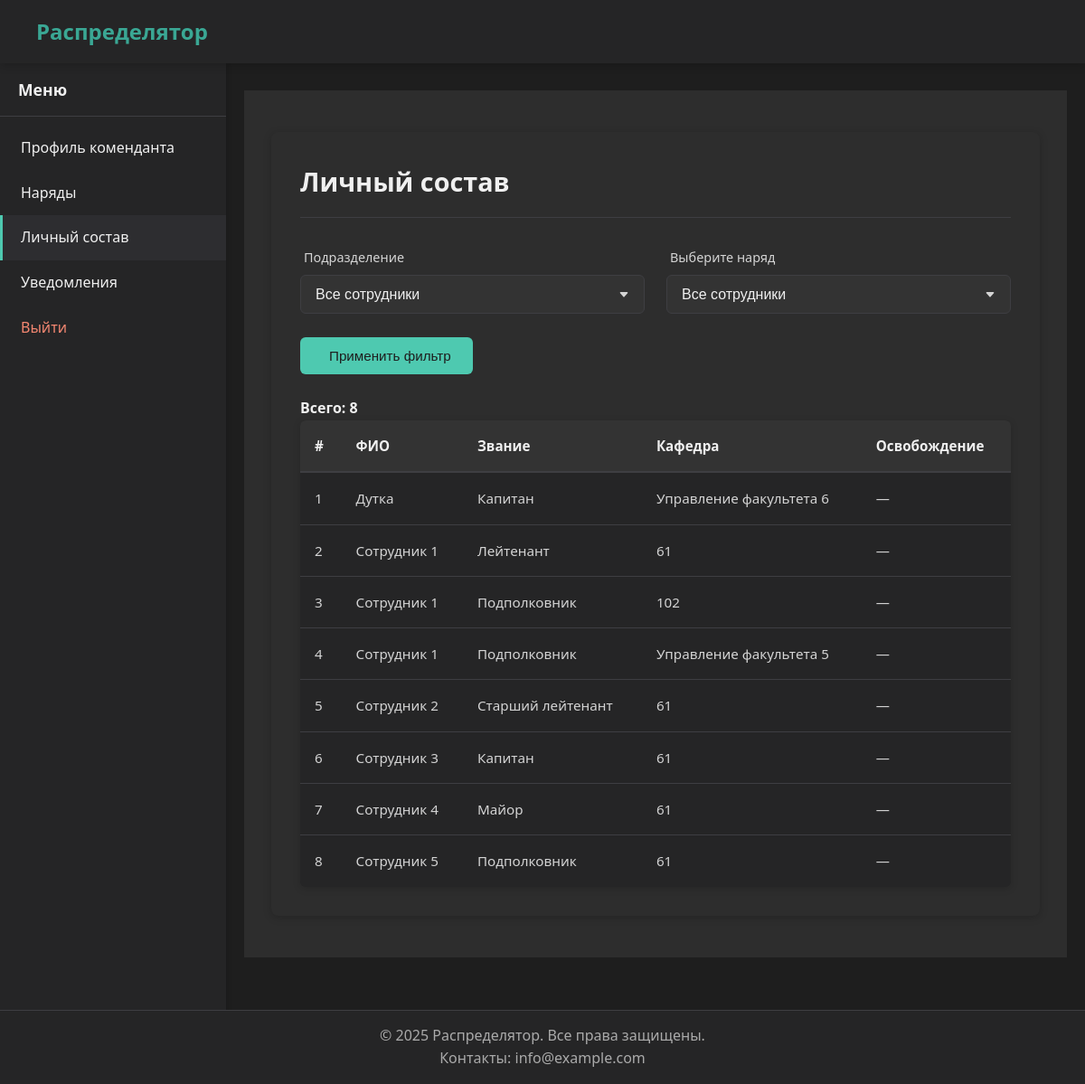
The page /commandant/staff/ (signed in) on the database its author committed.
### people/models.py (models this page shows, shortened)
class People(models.Model):
    full_name = models.CharField('ФИО', max_length=100)
    faculty = models.ForeignKey(
        Faculty,
        verbose_name='Факультет',
        on_delete=models.SET_NULL,
        null=True,
        blank=True
    )
    department = models.ForeignKey(
        Department,
        verbose_name='Кафедра',
        on_delete=models.SET_NULL,
        null=True,
        blank=True
    )
    rank = models.ForeignKey(
        Rank,
        verbose_name='Звание',
        on_delete=models.PROTECT
    )
    last_duty_date = models.DateField(
        'Дата последнего наряда',
        null=True,
        blank=True
    )
    workload = models.FloatField(
        'Нагрузка',
        default=0.0
    )
    class Meta:
        verbose_name = 'Человек'
        verbose_name_plural = 'Люди'
        ordering = ['full_name']

### rank/models.py (models this page shows)
class Rank(models.Model):
    rank = models.CharField('Звание', max_length=30, unique=True)
    class Meta:
        verbose_name = 'Звание'
        verbose_name_plural = 'Звания'
    def __str__(self):
        return self.rank

### unit/models.py (models this page shows)
class Department(models.Model):
    name = models.CharField(max_length=20, verbose_name="Название кафедры", unique=True)
    faculty = models.ForeignKey(
        'Faculty',
        on_delete=models.SET_NULL,
        null=True,
        blank=True,
        verbose_name="Факультет",
        related_name="departments"
    )
    class Meta:
        verbose_name = 'Кафедра'
        verbose_name_plural = 'Кафедры'
    def __str__(self):
        if self.faculty:
            return f"{self.name}"
        return self.name

### commandant/views.py (the view, shortened to what this page needs)
# urls.py: path('staff/', views.CommandantStaffListView.as_view(), name='staff'),
class CommandantStaffListView(IsCommandantMixin, TemplateView):
    template_name = 'profiles/commandant/staff/list.html'
    def get_context_data(self, **kwargs):
        context = super().get_context_data(**kwargs)
        unit_id = self.request.GET.get('unit')  # может быть id факультета или кафедры
        duty_id = self.request.GET.get('duty')
        faculties = Faculty.objects.annotate(
            staff_count=Count('departments__people')
        ).order_by('name')
        departments_without_faculty = Department.objects.filter(faculty__isnull=True).annotate(
            staff_count=Count('people')
        ).order_by('name')
        units = []
        for f in faculties:
            unit_entry = {
                'type': 'faculty',
                'id': f'id_f_{f.id}',
                'name': f'{f.name} факультет',
                'staff_count': f.staff_count,
                'is_selected': f'id_f_{f.id}' == unit_id,
            }
            units.append(unit_entry)
        for d in departments_without_faculty:
            unit_entry = {
                'type': 'department',
                'id': f'id_d_{d.id}',
                'name': f'{d.name} кафедра',
                'staff_count': d.staff_count,
                'is_selected': f'id_d_{d.id}' == unit_id,
            }
            units.append(unit_entry)
        staff = People.objects.select_related('department', 'rank')
        if duty_id:
            staff = staff.filter(department_duty_permissions__duty_id=duty_id).distinct()
        today = timezone.now().date()
        table_items = []
        for idx, person in enumerate(staff, start=1):
            missing = DepartmentMissing.objects.filter(
                person=person,
                start_date__lte=today,
                end_date__gte=today
            ).first()
            missing_info = '-'
            if missing:
                missing_info = f"{missing.get_reason_display()} ({missing.start_date.strftime('%d.%m')} – {missing.end_date.strftime('%d.%m')})"
            dept_name = str(person.department) if person.department else (
                f'Управление факультета {person.faculty}' if person.faculty else '-'
            )
            table_items.append({
                'url': reverse('commandant:staff_detail', args=[person.pk]),
                'fields': [
                    {'value': idx},
                    {'value': person.full_name},
                    {'value': str(person.rank) if person.rank else '-'},
                    {'value': dept_name},
                    {'value': missing_info}
                ]
            })
        headers = [
            {'label': '#'},
            {'label': 'ФИО'},
            {'label': 'Звание'},
            {'label': 'Кафедра'},
            {'label': 'Освобождение'}
        ]
        context.update({
            'headers': headers,
            'table_items': table_items,
            'units': units,
            'duties': Duty.objects.filter(is_commandant=True),
            'selected_unit': unit_id,
            'selected_duty': duty_id,
            'total_people': len(table_items),
        })
        return context

### core/mixins.py (called while the page is built)
    def dispatch(self, request, *args, **kwargs):
        if not request.user.is_authenticated:
            messages.warning(request, _("Для доступа необходимо авторизоваться"))
            return redirect(self.login_url)
        if not request.user.groups.filter(name='Комендант').exists():
            messages.warning(request, self.permission_denied_message)
            return redirect('home')
        return super().dispatch(request, *args, **kwargs)

### core/utils.py (called while the page is built)
def get_user_type(user):
    if user.is_superuser:
        return 'admin'
    groups = list(user.groups.values_list('name', flat=True))
    if 'Комендант' in groups:
        return 'commandant'
    elif 'Факультет' in groups:
        return 'faculty'
    elif 'Кафедра' in groups:
        return 'department'
    return None

### people/templatetags/extras.py (called while the page is built)
@register.filter(name='str_equal')
def str_equal(value, arg):
    return str(value) == str(arg)

### unit/models.py (called while the page is built)
    def __str__(self):
        return self.name

### templates/profiles/commandant/staff/list.html (shortened to what this page needs)
{% extends "base_account.html" %}
{% load static %}
{% load extras %}
{% block extra_head %}
<link rel="stylesheet" href="{% static 'css/forms.css' %}">
<link rel="stylesheet" href="{% static 'css/department.css' %}">
{% endblock %}
{% block account_content %}
<div class="department-staff-container">
    <div class="header-with-button">
        <h1>Личный состав</h1>
    </div>
    <div class="filter-bar">
        <form method="get" class="filter-form">
            <div class="form-row">
                <div class="form-group">
                    <label for="unit">Подразделение</label>
                    <select name="unit" id="unit" class="form-control">
                        <option value="">Все сотрудники</option>
                    </select>
                </div>
                <div class="form-group">
                    <label for="duty">Выберите наряд</label>
                    <select name="duty" id="duty" class="form-control">
                        <option value="">Все сотрудники</option>
                    </select>
                </div>
            </div>
            <br>
            <button type="submit" class="btn btn-primary">
                 Применить фильтр
            </button>
        </form>
    </div>
    <br>
    {% if table_items %}
        <p><strong>Всего: {{ total_people }}</strong></p>
        {% include "components/table.html" with headers=headers items=table_items class="staff-table" %}
    {% else %}
    <div class="empty-message">
        <p>Сотрудников не найдено</p>
    </div>
    {% endif %}
</div>
{% endblock %}

### templates/components/table.html (shortened to what this page needs)
<div class="table-responsive">
    <table class="data-table {{ class }}">
        <thead>
            <tr>
                {% for header in headers %}
                <th>{{ header.label }}</th>
                {% endfor %}
            </tr>
        </thead>
        <tbody>
            {% for item in items %}
            <tr class="clickable-row" data-url="{{ item.url }}">
                {% for field in item.fields %}
                <td {% if field.class %}class="{{ field.class }}"{% endif %}>
                    {% if field.value is not None and field.value != '-' %}
                        {{ field.value|safe }}
                    {% else %}
                        <span>—</span>
                    {% endif %}
                </td>
                {% endfor %}
            </tr>
            {% endfor %}
        </tbody>
    </table>
</div>

### static/css/base.css (style rules this page uses)
* { margin: 0; padding: 0; box-sizing: border-box; }
body { font-family: 'Segoe UI', Tahoma, Geneva, Verdana, sans-serif; background-color: #1e1e1e; color: #f0f0f0; line-height: 1.6; padding-top: 70px; padding-bottom: 0; margin-bottom: 60px; min-height: 100vh; position: relative; }

### static/css/buttons.css (style rules this page uses)
.btn { display: inline-flex; align-items: center; gap: 0.5rem; padding: 0.75rem 1.5rem; border-radius: 4px; font-size: 0.95rem; font-weight: 500; border: none; cursor: pointer; text-decoration: none; transition: background-color 0.3s, transform 0.2s; }
.btn-primary { background-color: #4ec9b0; color: #1e1e1e; }

### static/css/forms.css (style rules this page uses)
.form-group { display: flex; flex-direction: column; gap: 0.5rem; }
.form-row { display: flex; gap: 1.5rem; }
.form-row .form-group { flex: 1; }
label { color: #d4d4d4; font-size: 0.9rem; font-weight: 500; margin-left: 0.25rem; }
.form-control { background-color: #333; border: 1px solid #3e3e42; border-radius: 6px; padding: 0.75rem 1rem; color: #f0f0f0; font-size: 1rem; transition: all 0.3s ease; width: 100%; }
select.form-control { appearance: none; background-repeat: no-repeat; background-position: right 1rem center; background-size: 12px; padding-right: 2.5rem; }
.btn { display: inline-flex; align-items: center; justify-content: center; padding: 0.75rem 1.5rem; border-radius: 6px; font-weight: 500; transition: all 0.2s; border: none; cursor: pointer; font-size: 0.95rem; min-width: 120px; text-align: center; gap: 8px; }
.btn-primary { background-color: #4ec9b0; color: #1e1e1e; }
.staff-table tbody tr { transition: background-color 0.2s; }

### static/css/department.css (style rules this page uses)
.department-staff-container { padding: 2rem; background-color: #2d2d2d; border-radius: 8px; box-shadow: 0 2px 10px rgba(0, 0, 0, 0.2); margin: 1rem 0; }
.header-with-button { display: flex; justify-content: space-between; align-items: center; margin-bottom: 2rem; padding-bottom: 1rem; border-bottom: 1px solid #3e3e42; }
.header-with-button h1 { font-size: 1.8rem; color: #f0f0f0; margin: 0; }
.table-responsive { overflow-x: auto; border-radius: 6px; background-color: #252526; box-shadow: 0 2px 8px rgba(0, 0, 0, 0.15); }
.staff-table { width: 100%; border-collapse: collapse; font-size: 0.95rem; color: #d4d4d4; }
.staff-table th { background-color: #333; padding: 1rem; text-align: left; font-weight: 600; color: #f0f0f0; border-bottom: 2px solid #3e3e42; }
.staff-table td { padding: 1rem; border-bottom: 1px solid #3e3e42; vertical-align: middle; }
.staff-table tr:last-child td { border-bottom: none; }
.clickable-row { transition: background-color 0.2s ease; }
.department-staff-container { animation: fadeIn 0.3s ease-out; }

### rows shown on the page
People: value "Дутка"
Rank: value "Капитан" "Капитан"
People: value "Сотрудник 1"
Rank: value "Лейтенант"
Department: value "61" "61" "61" "61" "61"
People: value "Сотрудник 1"
Rank: value "Подполковник" "Подполковник" "Подполковник"
Department: value "102"
People: value "Сотрудник 1"
People: value "Сотрудник 2"
Rank: value "Старший лейтенант"
People: value "Сотрудник 3"
People: value "Сотрудник 4"
Rank: value "Майор"
People: value "Сотрудник 5"

### other values the page prints
{{ item.name }} "Профиль коменданта" "Наряды" "Личный состав" "Уведомления"
{{ total_people }} "8"
{{ header.label }} "#" "ФИО" "Звание" "Кафедра" "Освобождение"
{{ field.value|safe }} "1" "Управление факультета 6" "2" "3" "4" "Управление факультета 5" "5" "6" "7" "8"
